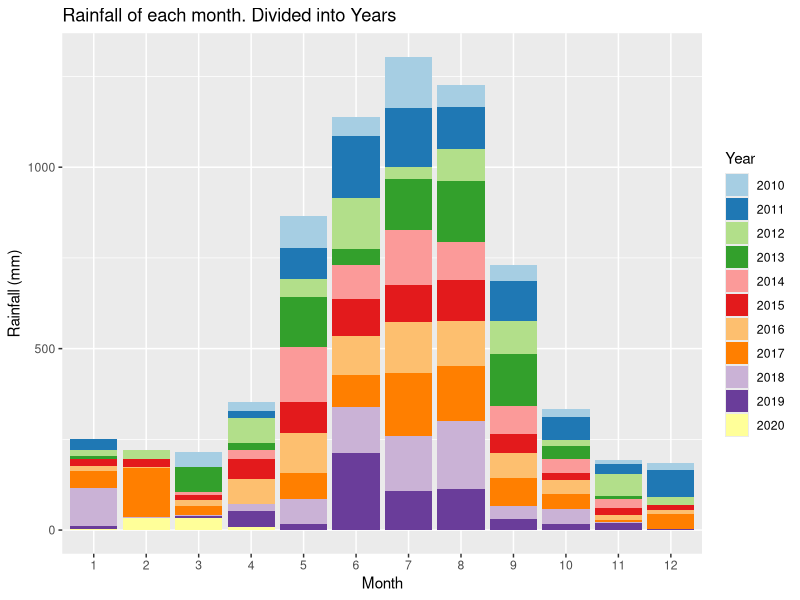
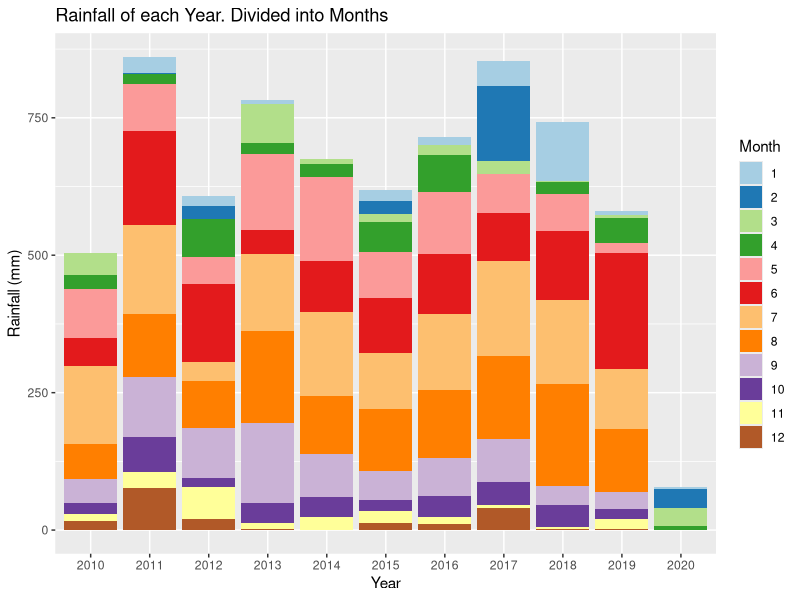
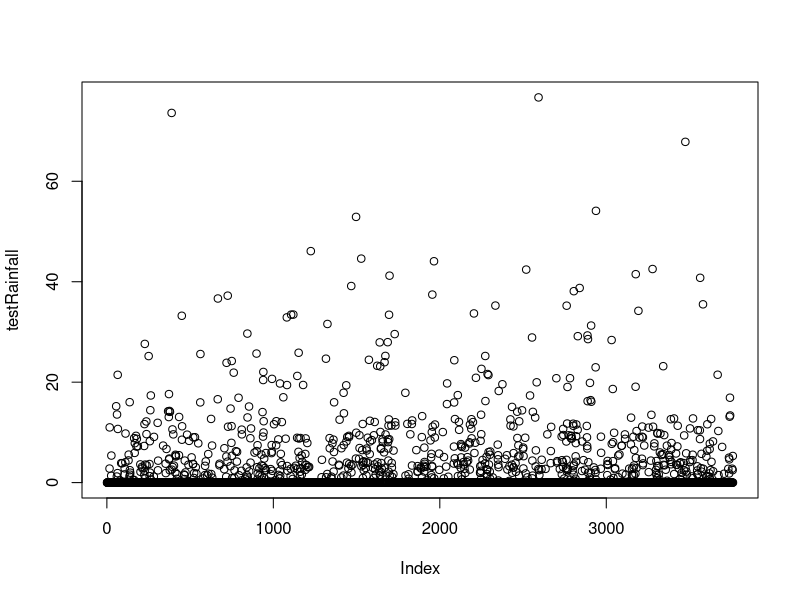
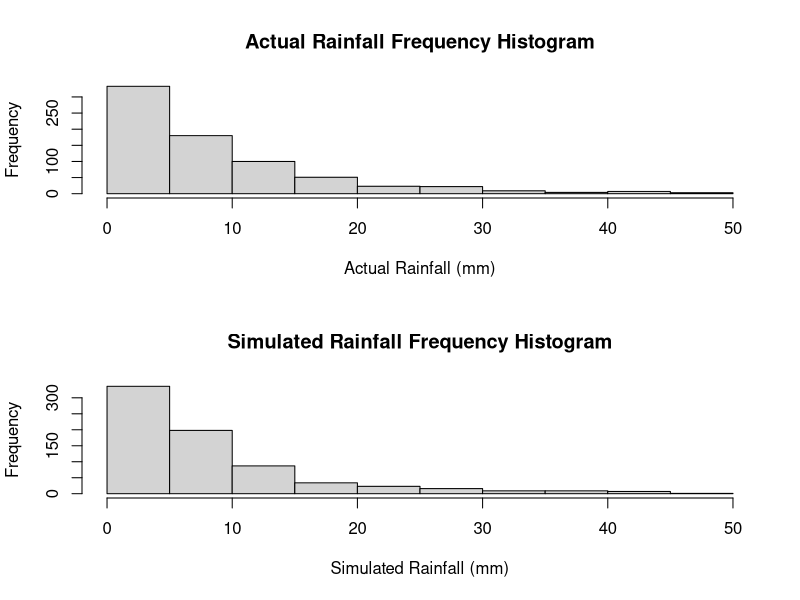
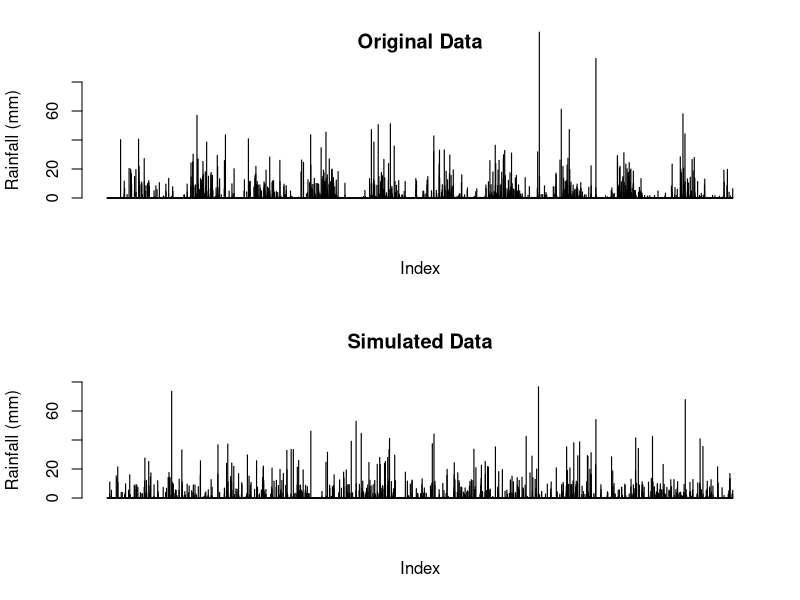
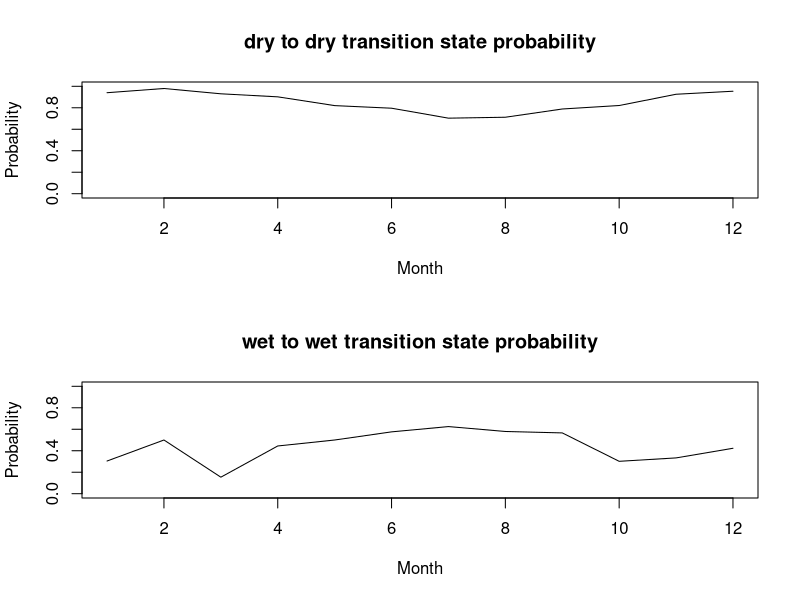
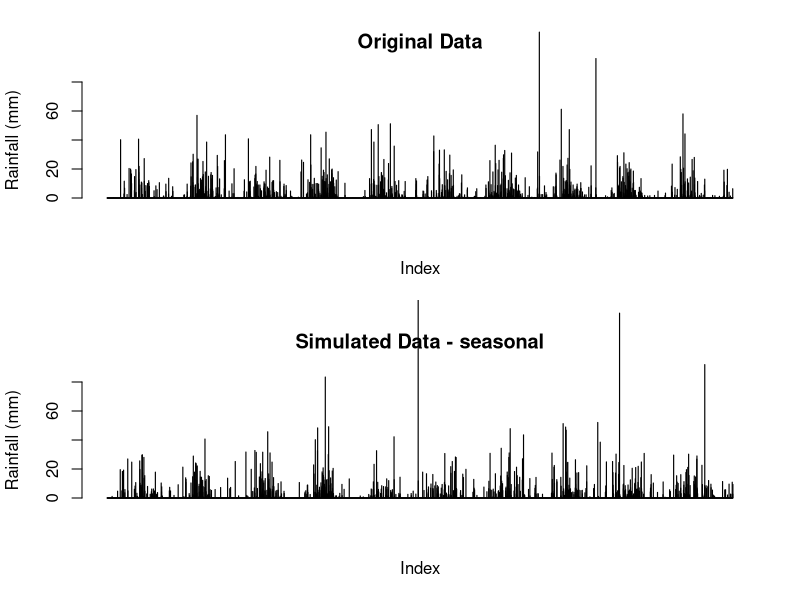
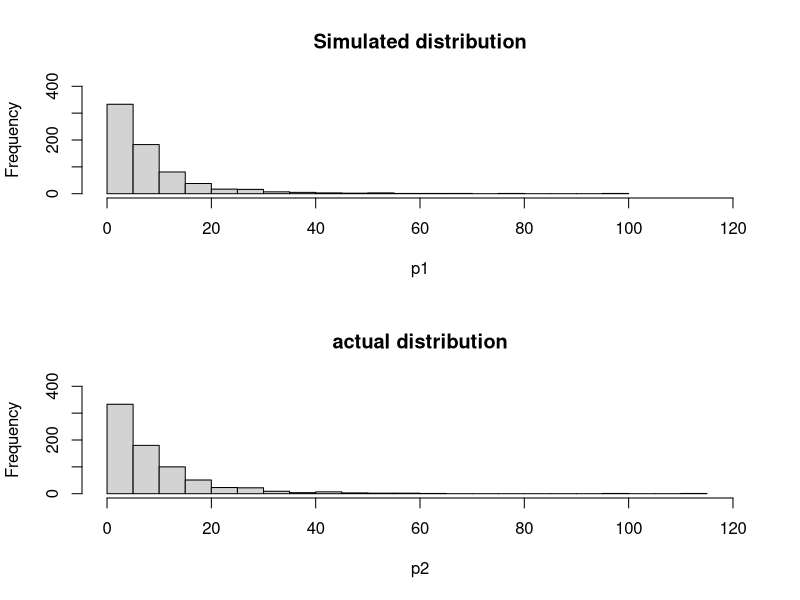

The R script that drew these images, in order:
## ---- chunk 1
knitr::opts_chunk$set(echo = TRUE)
## ---- chunk 2
data <-  read.csv("IDCJAC0009_009225_1800_Data.csv")
weather_data <- data
weather_data <- weather_data[which(is.na(weather_data$Rainfall.amount..millimetres.) == FALSE),]
## ---- chunk 3
table(weather_data$Year, weather_data$Quality)
## ---- chunk 4
weather_data$date <- do.call(paste, c(weather_data[c("Day", "Month", "Year")], sep = "-"))
## ---- chunk 5
state <- function(x){
  stateList <- c()
  for(ii in 1:length(x)){
    if(x[ii] < 1){
      stateList <- c(stateList, "dry")
    }
    if(x[ii] >= 1){
      stateList <- c(stateList, "wet")
    }
  }
  return(stateList)
}
weather_data$state <- state(weather_data$Rainfall.amount..millimetres.)
## ---- chunk 6
transitionState <- function(x){
  transitionStateList <- c('') #can't find transition state of first observation
  for(i in 2:length(x)){
    if(x[i] == "dry"){
      if (x[i-1] == "dry"){
        transitionStateList <- c(transitionStateList, "DryToDry")
      }
      else {
        transitionStateList <- c(transitionStateList, "WetToDry")
      }
    }
    if(x[i] == "wet"){
      if (x[i-1] == "dry"){
        transitionStateList <- c(transitionStateList, "DryToWet")
      }
      else {
        transitionStateList <- c(transitionStateList, "WetToWet")
      }
    }
  }
  return(transitionStateList)
}
weather_data$transitionState <- transitionState(weather_data$state)
## ---- chunk 7
train_data <- subset(weather_data, Year >= 2010)
library(ggplot2)
library(RColorBrewer)

# Plotting the rainfall data (grouped by years and months)
ggplot(train_data, aes(x = factor(Month), y = Rainfall.amount..millimetres., fill = factor(Year))) + 
  geom_bar(stat = "identity") + 
  scale_fill_brewer(palette = "Paired") + 
  xlab("Month")+
  ylab("Rainfall (mm)")+
  labs(fill = "Year")+
  ggtitle("Rainfall of each month. Divided into Years")

ggplot(train_data, aes(x = factor(Year), y = Rainfall.amount..millimetres., fill = factor(Month))) + 
  geom_bar(stat = "identity") + 
  scale_fill_brewer(palette = "Paired") + 
  xlab("Year")+
  ylab("Rainfall (mm)")+
  labs(fill = "Month")+
  ggtitle("Rainfall of each Year. Divided into Months")
## ---- chunk 8
table(train_data$Month, train_data$Year)
## ---- chunk 9
#Calculating transition state probabilities, in general (no respect to month or season)
weatherTable <- table(train_data$transitionState)

probWetToWet = weatherTable['WetToWet'] / (weatherTable['WetToWet'] + weatherTable['WetToDry'])
probWetToWet

probDryToDry = weatherTable['DryToDry'] / (weatherTable['DryToDry'] + weatherTable['DryToWet'])
probDryToDry
## ---- chunk 10
#Basic generator (No seasonal variation)

currentState = "dry" #can make this into a random choice later
                                              #choosing next state depending on probs calculated above
generateRainfallBasic <- function(genLength){
  rainAmountList <- c()
  for (i3 in 1:genLength){
    if (currentState == "dry"){
      if (runif(1) < probDryToDry){
        currentState = "dry"
      }
      else{
        currentState = "wet"
      }
    }
    else if (currentState == "wet"){
      if (runif(1) < probWetToWet){
        currentState = "wet"
      }
      else{
        currentState = "dry"
      }
    }
                                      #generating amount of rainfall if state is wet, else 0
    if (currentState == "wet"){
      rainAmount <- 5*exp(rnorm(1))
      rainAmountList <- c(rainAmountList, rainAmount)
    }
    else{
      rainAmountList <- c(rainAmountList, 0)
    }
  }
  return(rainAmountList)
}
## ---- chunk 11
#Basic generator tests
testRainfall = generateRainfallBasic(3761)
plot(testRainfall)

par(mfrow=c(2,1))
hist(train_data$Rainfall.amount..millimetres.[train_data$Rainfall.amount..millimetres.>1 & train_data$Rainfall.amount..millimetres.<50], xlab = "Actual Rainfall (mm)", main = "Actual Rainfall Frequency Histogram")
hist(testRainfall[testRainfall > 1 & testRainfall <50], xlab = "Simulated Rainfall (mm)", main = "Simulated Rainfall Frequency Histogram")

par(mfrow=c(2,1))
barplot(train_data$Rainfall.amount..millimetres., ylim = c(0,80), main = "Original Data", ylab = "Rainfall (mm)", xlab = "Index")
barplot(testRainfall, ylim = c(0,80), main = "Simulated Data", ylab = "Rainfall (mm)", xlab = "Index")
## ---- chunk 12
#Calculates the transition probabilities for each month
transitonStatesMonthsFrame <- data.frame(list(rep(0, 12), list(rep(0, 12), list(rep(0, 12), list(rep(0, 12)))))) #Initialises 12x4 frame filled with zeroes
names(transitonStatesMonthsFrame) <- c('DryToDry', 'DryToWet', 'WetToDry', 'WetToWet')

#Makes the dataframe with the count of each transition state with each month
for (i4 in 1:dim(train_data)[1]){
  tempTransitionState <- train_data[i4, 'transitionState']
  tempMonth <- train_data[i4, 'Month']
  transitonStatesMonthsFrame[tempMonth, tempTransitionState] <- transitonStatesMonthsFrame[tempMonth, tempTransitionState]+1
}
## ---- chunk 13
#Calculates the probabilities for each month in the data frame
probTransitonStatesMonthsFrame <- transitonStatesMonthsFrame
for (i in 1:dim(transitonStatesMonthsFrame)[1]){
  
  probTransitonStatesMonthsFrame[i, 'DryToDry'] <- transitonStatesMonthsFrame[i, 'DryToDry'] / (transitonStatesMonthsFrame[i, 'DryToDry'] + transitonStatesMonthsFrame[i, 'DryToWet'])
  
  probTransitonStatesMonthsFrame[i, 'DryToWet'] <- transitonStatesMonthsFrame[i, 'DryToWet'] / (transitonStatesMonthsFrame[i, 'DryToDry'] + transitonStatesMonthsFrame[i, 'DryToWet'])
    
  probTransitonStatesMonthsFrame[i, 'WetToDry'] <- transitonStatesMonthsFrame[i, 'WetToDry'] / (transitonStatesMonthsFrame[i, 'WetToDry'] + transitonStatesMonthsFrame[i, 'WetToWet'])
    
  probTransitonStatesMonthsFrame[i, 'WetToWet'] <- transitonStatesMonthsFrame[i, 'WetToWet'] / (transitonStatesMonthsFrame[i, 'WetToDry'] + transitonStatesMonthsFrame[i, 'WetToWet'])
}
## ---- chunk 14
#How the transition state probabilities vary for each month
plot(probTransitonStatesMonthsFrame$DryToDry, ylim = c(0,1), xlab = "Month", main = "dry to dry transition state probability", type = 'l', ylab = "Probability")
plot(probTransitonStatesMonthsFrame$WetToWet, ylim = c(0,1), xlab = "Month", main = "wet to wet transition state probability", type = 'l', ylab = "Probability")
## ---- chunk 15
#weather generator accounting  for seasonal variation of transition states or something i hope
#yes this is just a spicy version of basic generator it's mostly the same in fact if i forget to even do this it is the same

generateRainfallSeasonal <- function(input){
  currentState = "dry" #can make this into a random choice later
  rainAmountList <- c()
  for (i5 in 1:dim(input)[1]){
    if (currentState == "dry"){
      if (runif(1) < probTransitonStatesMonthsFrame[input[i5, 'Month'], 'DryToDry']){ #now inputs depending on the month of input
        currentState = "dry"
      }
      else{
        currentState = "wet"
      }
    }
    else if (currentState == "wet"){
      if (runif(1) < probTransitonStatesMonthsFrame[input[i5, 'Month'], 'WetToWet']){
        currentState = "wet"
      }
      else{
        currentState = "dry"
      }
    }
                                      #generating amount of rainfall if state is wet, else 0
    if (currentState == "wet"){
      rainAmount <- 5*exp(rnorm(1)) #now log-normal dist, 5 used because is close to mean of weather_data's / the mean of what exp(rnorm(1)) is by default
      rainAmountList <- c(rainAmountList, rainAmount)
    }
    else{
      rainAmountList <- c(rainAmountList, 0)
    }
  }
  return(rainAmountList)
}
## ---- chunk 16
#testing code for seasonal generator
inputSeasonalRainfall <- dplyr::select(train_data, 'Year', 'Month', 'Day') #using existing train data's dates to input to function, instead of putting in just how many to generate

testSeasonalRainfall = generateRainfallSeasonal(inputSeasonalRainfall)
## ---- chunk 17
par(mfrow=c(2,1))
barplot(train_data$Rainfall.amount..millimetres., ylim = c(0,80), main = "Original Data", ylab = "Rainfall (mm)", xlab = "Index")
barplot(testSeasonalRainfall, ylim = c(0,80), main = "Simulated Data - seasonal", ylab = "Rainfall (mm)", xlab = "Index")
## ---- chunk 18
#comparing log-normal against actual data, veeerryyyy close fit, will use log-normal for rainfall sim
p1 <- 5*exp(rnorm(732))
p1 <- p1[p1>1]
hist(p1, breaks = 30, xlim = c(0,120), ylim = c(0,400), main = "Simulated distribution")

p2 <- train_data$Rainfall.amount..millimetres.[train_data$Rainfall.amount..millimetres.>1]
hist(p2, breaks = 30, xlim = c(0,120), ylim = c(0,400), main = "actual distribution")

## ---- chunk 19
set.seed(100345)

sampID <- sample.int(nrow(train_data), size = 0.5*nrow(train_data), replace = FALSE)
train_data <- train_data[sampID,] # 50% of data for training
test_data <- train_data[-sampID,] # 50% for testing
## ---- chunk 20
#code to calculate transition probabilities for each month (copied from earlier)

transitonStatesMonthsFrame <- data.frame(list(rep(0, 12), list(rep(0, 12), list(rep(0, 12), list(rep(0, 12)))))) #initialising frame by creating 12x4 frame filled with zeroes
names(transitonStatesMonthsFrame) <- c('DryToDry', 'DryToWet', 'WetToDry', 'WetToWet') #name da columns

for (i4 in 1:dim(train_data)[1]){ #making dataframe with count of each transition state for each month
  tempTransitionState <- train_data[i4, 'transitionState']
  tempMonth <- train_data[i4, 'Month']
  transitonStatesMonthsFrame[tempMonth, tempTransitionState] <- transitonStatesMonthsFrame[tempMonth, tempTransitionState]+1
}
## ---- chunk 21
#also copied from earlier
probTransitonStatesMonthsFrame<- transitonStatesMonthsFrame
for (i in 1:dim(transitonStatesMonthsFrame)[1]){ #calculating transition probs for each month in df
  
  probTransitonStatesMonthsFrame[i, 'DryToDry'] <- transitonStatesMonthsFrame[i, 'DryToDry'] / (transitonStatesMonthsFrame[i, 'DryToDry'] + transitonStatesMonthsFrame[i, 'DryToWet'])
  
  probTransitonStatesMonthsFrame[i, 'DryToWet'] <- transitonStatesMonthsFrame[i, 'DryToWet'] / (transitonStatesMonthsFrame[i, 'DryToDry'] + transitonStatesMonthsFrame[i, 'DryToWet'])
    
  probTransitonStatesMonthsFrame[i, 'WetToDry'] <- transitonStatesMonthsFrame[i, 'WetToDry'] / (transitonStatesMonthsFrame[i, 'WetToDry'] + transitonStatesMonthsFrame[i, 'WetToWet'])
    
  probTransitonStatesMonthsFrame[i, 'WetToWet'] <- transitonStatesMonthsFrame[i, 'WetToWet'] / (transitonStatesMonthsFrame[i, 'WetToDry'] + transitonStatesMonthsFrame[i, 'WetToWet'])
}
## ---- chunk 22
#generate test data
testSeasonalRainfall50 = generateRainfallSeasonal(train_data)
## ---- chunk 23
par(mfrow = c(2, 1))

barplot(testSeasonalRainfall50, ylab = "Rainfall (mm)", xlab = "index", main = "Simulated data")
barplot(test_data$Rainfall.amount..millimetres., ylab = "Rainfall (mm)", xlab  = "index", main = "Actual data")
## ---- chunk 24
train_data <- subset(weather_data, Year >= 2010)
train10_data <- subset(weather_data, Year >= 2009 & Year < 2019)
data_2019 <- subset(weather_data, Year == 2019)
## ---- chunk 25
#code to calculate transition probabilities for each month (copied from earlier)

transitonStatesMonthsFrame <- data.frame(list(rep(0, 12), list(rep(0, 12), list(rep(0, 12), list(rep(0, 12)))))) #initialising frame by creating 12x4 frame filled with zeroes
names(transitonStatesMonthsFrame) <- c('DryToDry', 'DryToWet', 'WetToDry', 'WetToWet') #name da columns

for (i4 in 1:dim(train10_data)[1]){ #making dataframe with count of each transition state for each month
  tempTransitionState <- train10_data[i4, 'transitionState']
  tempMonth <- train10_data[i4, 'Month']
  transitonStatesMonthsFrame[tempMonth, tempTransitionState] <- transitonStatesMonthsFrame[tempMonth, tempTransitionState]+1
}
## ---- chunk 26
#also copied from earlier
probTransitonStatesMonthsFrame<- transitonStatesMonthsFrame
for (i in 1:dim(transitonStatesMonthsFrame)[1]){ #calculating transition probs for each month in df
  
  probTransitonStatesMonthsFrame[i, 'DryToDry'] <- transitonStatesMonthsFrame[i, 'DryToDry'] / (transitonStatesMonthsFrame[i, 'DryToDry'] + transitonStatesMonthsFrame[i, 'DryToWet'])
  
  probTransitonStatesMonthsFrame[i, 'DryToWet'] <- transitonStatesMonthsFrame[i, 'DryToWet'] / (transitonStatesMonthsFrame[i, 'DryToDry'] + transitonStatesMonthsFrame[i, 'DryToWet'])
    
  probTransitonStatesMonthsFrame[i, 'WetToDry'] <- transitonStatesMonthsFrame[i, 'WetToDry'] / (transitonStatesMonthsFrame[i, 'WetToDry'] + transitonStatesMonthsFrame[i, 'WetToWet'])
    
  probTransitonStatesMonthsFrame[i, 'WetToWet'] <- transitonStatesMonthsFrame[i, 'WetToWet'] / (transitonStatesMonthsFrame[i, 'WetToDry'] + transitonStatesMonthsFrame[i, 'WetToWet'])
}
## ---- chunk 27
# using month probabilites generate one years worth of data 
monthList <- subset(weather_data, Year == 2011) # a year that isn't a leap year to get the month list, as generation algorithm only requires months
monthList <- monthList['Month']
testSeasonalRainfall10 <- generateRainfallSeasonal(monthList)
## ---- chunk 28
#compare generated year against 2019
par(mfrow = c(2,1))
barplot(testSeasonalRainfall10, xlab = "Index", ylab = "Rainfall (mm)", main = "Simulated Rainfall")
barplot(data_2019$Rainfall.amount..millimetres., xlab = "Index", ylab = "Rainfall (mm)", main = "2019 Rainfall")


# check other years for comparison
par(mfrow = c(3,2))
barplot(testSeasonalRainfall10, xlab = "Index", ylab = "Rainfall (mm)", main = "Simulated Rainfall")
year <- subset(weather_data, Year == 2015)
barplot(year$Rainfall.amount..millimetres., xlab = "Index", ylab = "Rainfall (mm)", main = "2015 Rainfall")
year <- subset(weather_data, Year == 2008)
barplot(year$Rainfall.amount..millimetres., xlab = "Index", ylab = "Rainfall (mm)", main = "2008 Rainfall")
year <- subset(weather_data, Year == 2017)
barplot(year$Rainfall.amount..millimetres., xlab = "Index", ylab = "Rainfall (mm)", main = "2017 Rainfall")
year <- subset(weather_data, Year == 2007)
barplot(year$Rainfall.amount..millimetres., xlab = "Index", ylab = "Rainfall (mm)", main = "2007 Rainfall")
year <- subset(weather_data, Year == 2013)
barplot(year$Rainfall.amount..millimetres., xlab = "Index", ylab = "Rainfall (mm)", main = "2013 Rainfall")
rm(year)
## ---- chunk 29
temp <- subset(weather_data, weather_data$state == "wet")
mean(temp$Rainfall.amount..millimetres.)
rm(temp)
## ---- chunk 30
# Creates a graph of difference in rainfall for years, weeks, months, years to see if there are any potential patterns.

# Creates a list of the weekly rainfall
RainfallWeekly <- data.frame("Rainfall (mm)", "Week")
colnames(RainfallWeekly) <- c("Rainfall (mm)", "Week")
RainfallWeekly$`Rainfall (mm)` <- as.numeric(RainfallWeekly$`Rainfall (mm)`)
RainfallWeekly$Week <- as.numeric(RainfallWeekly$Week)
week = 1
weekRain = 0
for(ii in c(1: nrow(weather_data))){
  weekRain = weekRain + weather_data[ii, 6] # rainfall amount for that row
  
  if(ii%%7 == 0){ # every 7th row
    RainfallWeekly[(ii/7), 1] <- weekRain # 1 row of RainfallWeekly created every 7 rows (1 weeks) - inserting rainfall total for that week
    RainfallWeekly[(ii/7), 2] <- week
    week = week + 1
    weekRain = 0 # clear total rainfall to prepare for next week
  }
}
## ---- chunk 31
RainfallWeeklyDiff <- data.frame(c(1:(nrow(RainfallWeekly)-1)), c(1:(nrow(RainfallWeekly)-1))) # data frame with two columns, one less row than RainfallWeekly
colnames(RainfallWeeklyDiff) <- c("Rainfall diff (mm)", "Week")
RainfallWeeklyDiff$`Rainfall diff (mm)` <- diff(RainfallWeekly$`Rainfall (mm)`) # change in weeks
## ---- chunk 32
# plot first 700 weeks first against the difference in rainfall, and then the rainfall per week
par(mfrow = c(4,1))
plot(RainfallWeeklyDiff[c(1:350), 2], RainfallWeeklyDiff[c(1:350), 1], xlab = "week", ylab = "change in rainfall (mm)", cex = 2, type = "b")
plot(RainfallWeekly[c(1:350), 2], RainfallWeekly[c(1:350), 1], xlab = "week", ylab = "rainfall (mm)", type = "l")
plot(RainfallWeeklyDiff[c(351:700), 2], RainfallWeeklyDiff[c(351:700), 1], xlab = "week", ylab = "change in rainfall (mm)", cex = 2, type = "b")
plot(RainfallWeekly[c(351:700), 2], RainfallWeekly[c(351:700), 1], xlab = "week", ylab = "rainfall (mm)", type = "l")

## ---- chunk 33
# plot second 700 weeks first against the difference in rainfall, and then the rainfall per week
par(mfrow = c(4,1))
plot(RainfallWeeklyDiff[c(701:1050), 2], RainfallWeeklyDiff[c(701:1050), 1], xlab = "week", ylab = "change in rainfall (mm)", cex = 2, type = "b")
plot(RainfallWeekly[c(701:1050), 2], RainfallWeekly[c(701:1050), 1], xlab = "week", ylab = "rainfall (mm)", type = "l")
plot(RainfallWeeklyDiff[c(1051:1414), 2], RainfallWeeklyDiff[c(1051:1414), 1], xlab = "week", ylab = "change in rainfall (mm)", cex = 2, type = "b")
plot(RainfallWeekly[c(1051:1414), 2], RainfallWeekly[c(1051:1414), 1], xlab = "week", ylab = "rainfall (mm)", type = "l")
## ---- chunk 34
rainSort_2019 <- data_2019$Rainfall.amount..millimetres.
# qqplot before removing 'dry' days
qqnorm(rainSort_2019, pch = 1, frame = F, main = "Normal Q-Q Plot of Rainfall 2019 (including dry days)")
qqline(rainSort_2019, col = "red", lwd = 2)
rainSort_2019 <- rainSort_2019[which(rainSort_2019 != 0)]
# qqplot after removing 'dry' days
qqnorm(rainSort_2019, pch = 1, frame = F, main = "Normal Q-Q Plot of Rainfall 2019 (excluding dry days)")
qqline(rainSort_2019, col = "red", lwd = 2)
hist(rainSort_2019, breaks = 50)
# data is not normally distributed
rm(rainSort_2019)
## ---- chunk 35
rain2019 <- subset(weather_data, Year == 2019)
length(rain2019$Rainfall.amount..millimetres.)
length(testSeasonalRainfall10)
## ---- chunk 36
table(rain2019$Month)
# missing a day from October and December
table(rain2019$Day)
# one month is missing a day 5, and another is missing a day 19 (both 11 when should be 12)
temp <- subset(rain2019, Day == 5)
temp$Month # 5th of October missing

temp <- subset(rain2019, Day == 19)
temp$Month # 19th of December missing
rm(temp)
## ---- chunk 37
# to perform Wilcoxon Signed Rank test, remove those dates from testSeasonalRainfall10
# 2019 is a non leap year

which(rain2019$date == "4-10-2019") # find what row the day before 5-10-2019 is
# thereforer 5-10-2019 would be row 278 (277+1)
which(rain2019$date == "18-12-2019") # find what row the day before 5-10-2019 is
# thereforer 5-10-2019 would be row 353 (351+2). Add two as both 5th october and 19th december are missing

simRainfall2019 <- testSeasonalRainfall10[-c(278, 353)] # remove day 278 and day 353 data drom testSeasonalRainfall10
## ---- chunk 38
# test of testSeasonalRainfall10 against 2019 rainfall (testSeasonalRainfall10 was simulation of 2019 rainfall)
wilcox.test(simRainfall2019, rain2019$Rainfall.amount..millimetres., paired = T, alternative = "t")


# as the p-value = 0.9695, it can be concluded that there is no significant diference between the simulated 2019 data and the actual 2019 data. This means that the data is not consistently too high or too low. 
# While the simulation may not be an accurate prediction of 2019 (as seen in the barplots), the simulation was also not logically flawed, as there is not a significant difference between the median of the simulation and the median of the actual
## ---- chunk 39
median(simRainfall2019)
median(rain2019$Rainfall.amount..millimetres.)

# given the number of dry days, it makes sense that the median's would be very similar in the Wilcoxon Signed Rank test
rm(simRainfall2019)
